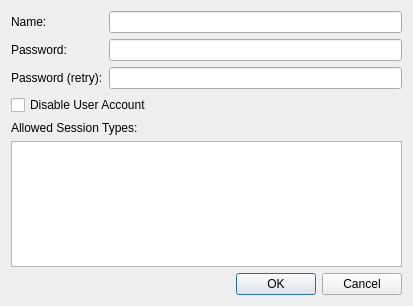
<?xml version="1.0" encoding="UTF-8"?>
<ui version="4.0">
 <class>RouterUserDialog</class>
 <widget class="QDialog" name="RouterUserDialog">
  <property name="geometry">
   <rect>
    <x>0</x>
    <y>0</y>
    <width>413</width>
    <height>306</height>
   </rect>
  </property>
  <property name="windowTitle">
   <string>User Properties</string>
  </property>
  <property name="modal">
   <bool>true</bool>
  </property>
  <layout class="QVBoxLayout" name="verticalLayout_3">
   <item>
    <layout class="QHBoxLayout" name="horizontalLayout">
     <item>
      <layout class="QVBoxLayout" name="verticalLayout">
       <item>
        <widget class="QLabel" name="label_username">
         <property name="text">
          <string>Name:</string>
         </property>
        </widget>
       </item>
       <item>
        <widget class="QLabel" name="label_password">
         <property name="text">
          <string>Password:</string>
         </property>
        </widget>
       </item>
       <item>
        <widget class="QLabel" name="label_password_retry">
         <property name="text">
          <string>Password (retry):</string>
         </property>
        </widget>
       </item>
      </layout>
     </item>
     <item>
      <layout class="QVBoxLayout" name="verticalLayout_2">
       <item>
        <widget class="QLineEdit" name="edit_username"/>
       </item>
       <item>
        <widget class="QLineEdit" name="edit_password">
         <property name="echoMode">
          <enum>QLineEdit::EchoMode::Password</enum>
         </property>
        </widget>
       </item>
       <item>
        <widget class="QLineEdit" name="edit_password_retry">
         <property name="echoMode">
          <enum>QLineEdit::EchoMode::Password</enum>
         </property>
        </widget>
       </item>
      </layout>
     </item>
    </layout>
   </item>
   <item>
    <widget class="QCheckBox" name="checkbox_disable">
     <property name="text">
      <string>Disable User Account</string>
     </property>
    </widget>
   </item>
   <item>
    <widget class="QLabel" name="label">
     <property name="text">
      <string>Allowed Session Types:</string>
     </property>
    </widget>
   </item>
   <item>
    <widget class="QTreeWidget" name="tree_sessions">
     <property name="indentation">
      <number>0</number>
     </property>
     <attribute name="headerVisible">
      <bool>false</bool>
     </attribute>
     <column>
      <property name="text">
       <string notr="true">1</string>
      </property>
     </column>
    </widget>
   </item>
   <item>
    <widget class="DialogButtonBox" name="buttonbox">
     <property name="standardButtons">
      <set>QDialogButtonBox::StandardButton::Cancel|QDialogButtonBox::StandardButton::Ok</set>
     </property>
    </widget>
   </item>
  </layout>
 </widget>
 <customwidgets>
  <customwidget>
   <class>DialogButtonBox</class>
   <extends>QDialogButtonBox</extends>
   <header>common/ui/dialog_button_box.h</header>
  </customwidget>
 </customwidgets>
 <resources/>
 <connections/>
</ui>
